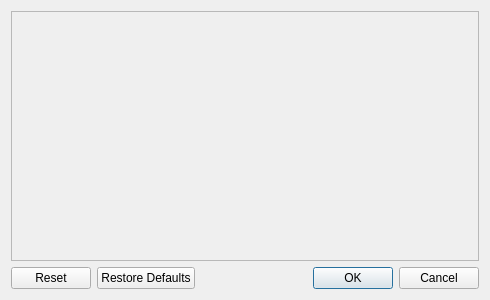
<?xml version="1.0" encoding="UTF-8"?>
<ui version="4.0">
 <class>CustomScreenLayoutEditor</class>
 <widget class="QDialog" name="CustomScreenLayoutEditor">
  <property name="geometry">
   <rect>
    <x>0</x>
    <y>0</y>
    <width>490</width>
    <height>300</height>
   </rect>
  </property>
  <property name="windowTitle">
   <string>Custom Screen Layout Editor</string>
  </property>
  <layout class="QVBoxLayout" name="verticalLayout">
   <item>
    <widget class="QScrollArea" name="scroll_area">
     <property name="widgetResizable">
      <bool>true</bool>
     </property>
     <widget class="QWidget" name="scrollAreaWidgetContents">
      <property name="geometry">
       <rect>
        <x>0</x>
        <y>0</y>
        <width>470</width>
        <height>250</height>
       </rect>
      </property>
     </widget>
    </widget>
   </item>
   <item>
    <widget class="QDialogButtonBox" name="buttonBox">
     <property name="orientation">
      <enum>Qt::Horizontal</enum>
     </property>
     <property name="standardButtons">
      <set>QDialogButtonBox::Cancel|QDialogButtonBox::Ok|QDialogButtonBox::Reset|QDialogButtonBox::RestoreDefaults</set>
     </property>
    </widget>
   </item>
  </layout>
 </widget>
 <resources/>
 <connections>
  <connection>
   <sender>buttonBox</sender>
   <signal>accepted()</signal>
   <receiver>CustomScreenLayoutEditor</receiver>
   <slot>accept()</slot>
   <hints>
    <hint type="sourcelabel">
     <x>257</x>
     <y>290</y>
    </hint>
    <hint type="destinationlabel">
     <x>157</x>
     <y>274</y>
    </hint>
   </hints>
  </connection>
  <connection>
   <sender>buttonBox</sender>
   <signal>rejected()</signal>
   <receiver>CustomScreenLayoutEditor</receiver>
   <slot>reject()</slot>
   <hints>
    <hint type="sourcelabel">
     <x>325</x>
     <y>290</y>
    </hint>
    <hint type="destinationlabel">
     <x>286</x>
     <y>274</y>
    </hint>
   </hints>
  </connection>
 </connections>
</ui>
